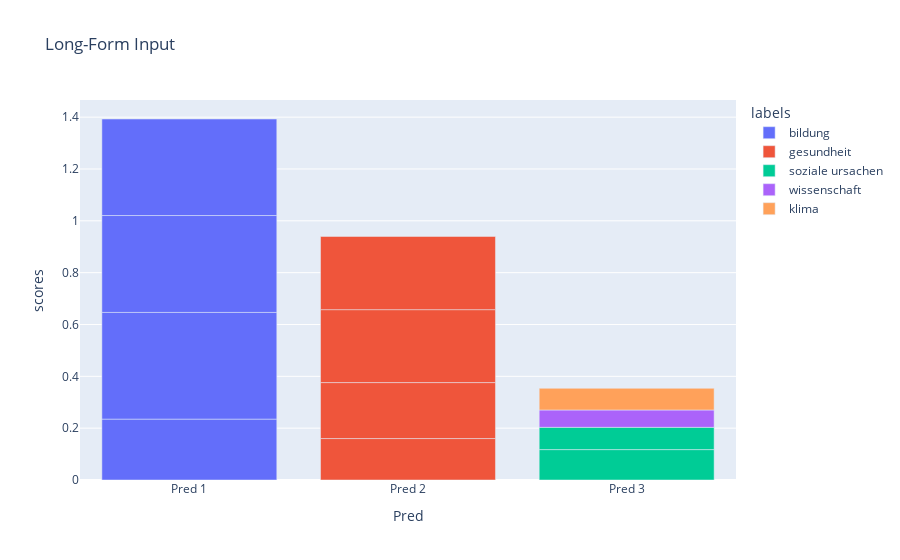

This figure's notebook cell:
### Code cell
fig = px.bar(df2, x="Pred", y="scores", color="labels", title="Long-Form Input")
fig.show()

### Figure 1 — Plotly figure (JSON) as saved in the notebook; plotly's stock layout.template omitted (floating-point values rounded to 4 significant figures)
{"data": [{"alignmentgroup": "True", "hovertemplate": "labels=bildung<br>Pred=%{x}<br>scores=%{y}<extra></extra>", "legendgroup": "bildung", "marker": {"color": "#636efa", "pattern": {"shape": ""}}, "name": "bildung", "offsetgroup": "bildung", "orientation": "v", "showlegend": true, "textposition": "auto", "type": "bar", "x": ["Pred 1", "Pred 1", "Pred 1", "Pred 1"], "xaxis": "x", "y": [0.2349, 0.4117, 0.3739, 0.3724], "yaxis": "y"}, {"alignmentgroup": "True", "hovertemplate": "labels=gesundheit<br>Pred=%{x}<br>scores=%{y}<extra></extra>", "legendgroup": "gesundheit", "marker": {"color": "#EF553B", "pattern": {"shape": ""}}, "name": "gesundheit", "offsetgroup": "gesundheit", "orientation": "v", "showlegend": true, "textposition": "auto", "type": "bar", "x": ["Pred 2", "Pred 2", "Pred 2", "Pred 2"], "xaxis": "x", "y": [0.1599, 0.216, 0.2814, 0.2825], "yaxis": "y"}, {"alignmentgroup": "True", "hovertemplate": "labels=soziale ursachen<br>Pred=%{x}<br>scores=%{y}<extra></extra>", "legendgroup": "soziale ursachen", "marker": {"color": "#00cc96", "pattern": {"shape": ""}}, "name": "soziale ursachen", "offsetgroup": "soziale ursachen", "orientation": "v", "showlegend": true, "textposition": "auto", "type": "bar", "x": ["Pred 3", "Pred 3"], "xaxis": "x", "y": [0.1173, 0.08587], "yaxis": "y"}, {"alignmentgroup": "True", "hovertemplate": "labels=wissenschaft<br>Pred=%{x}<br>scores=%{y}<extra></extra>", "legendgroup": "wissenschaft", "marker": {"color": "#ab63fa", "pattern": {"shape": ""}}, "name": "wissenschaft", "offsetgroup": "wissenschaft", "orientation": "v", "showlegend": true, "textposition": "auto", "type": "bar", "x": ["Pred 3"], "xaxis": "x", "y": [0.06693], "yaxis": "y"}, {"alignmentgroup": "True", "hovertemplate": "labels=klima<br>Pred=%{x}<br>scores=%{y}<extra></extra>", "legendgroup": "klima", "marker": {"color": "#FFA15A", "pattern": {"shape": ""}}, "name": "klima", "offsetgroup": "klima", "orientation": "v", "showlegend": true, "textposition": "auto", "type": "bar", "x": ["Pred 3"], "xaxis": "x", "y": [0.08369], "yaxis": "y"}], "layout": {"barmode": "relative", "legend": {"title": {"text": "labels"}, "tracegroupgap": 0}, "title": {"text": "Long-Form Input"}, "xaxis": {"anchor": "y", "domain": [0, 1], "title": {"text": "Pred"}}, "yaxis": {"anchor": "x", "domain": [0, 1], "title": {"text": "scores"}}}}
